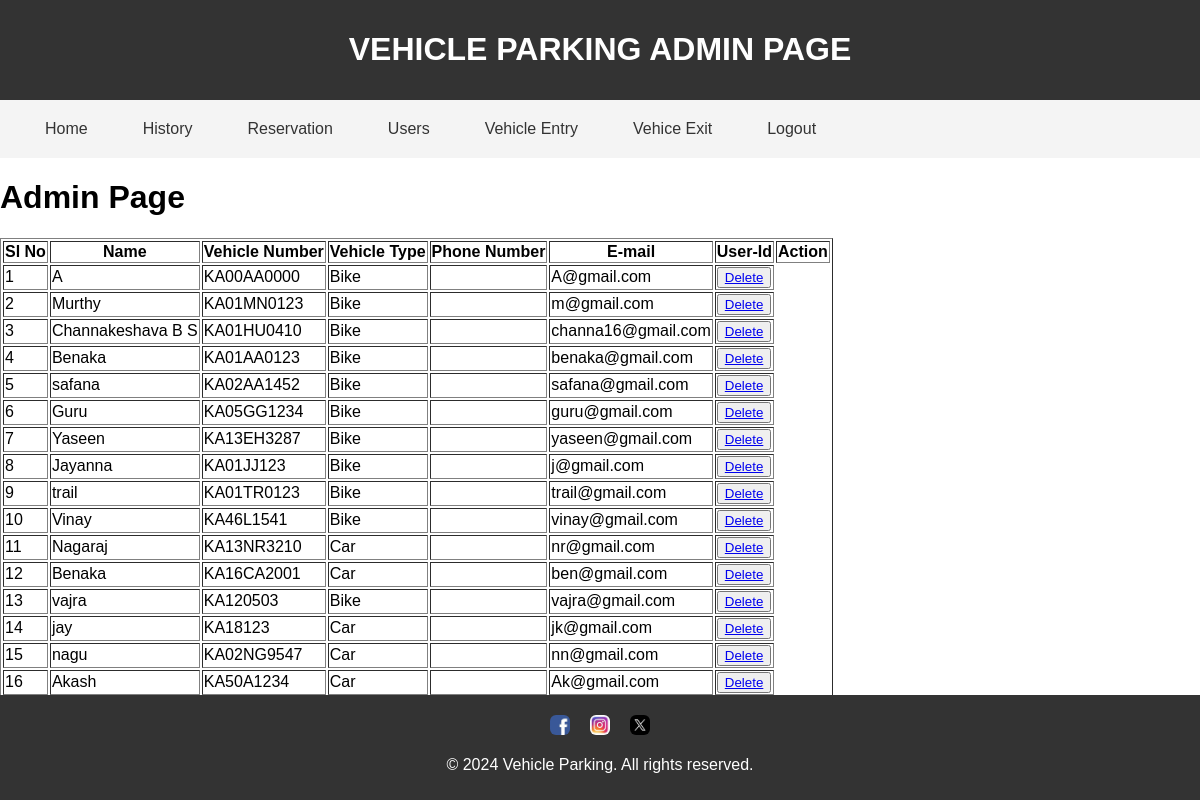
The page /Reserve.php on the database its author committed.
### tables this page shows
CREATE TABLE `basic` (
  `sl` bigint(20) UNSIGNED NOT NULL,
  `Name` varchar(20) NOT NULL,
  `VNo` varchar(10) NOT NULL,
  `VType` varchar(10) NOT NULL,
  `Email` varchar(40) NOT NULL,
  `Password` varchar(16) NOT NULL,
  `T_hrs` tinyint(1) DEFAULT 0,
  `Payment` tinyint(1) DEFAULT NULL,
  `OTP` int(4) DEFAULT NULL
);

### Reserve.php (the view, shortened to what this page needs)
<?php
include "DataBase.php";
$sql = "SELECT * FROM `basic`;";
$result = mysqli_query($conn, $sql);
?>
<!DOCTYPE html>
<html lang="en">
<head>
    <link rel="stylesheet" href="home.css">
</head>
<body>
    <header>
        <h1>VEHICLE PARKING ADMIN PAGE</h1>
    </header>
    <nav>
    <a href="/project2024-main/Admin.php">Home</a>
    <a href="/project2024-main/Table.php">History</a>
        <a href="/project2024-main/Reserve.php">Reservation</a>
        <a href="/project2024-main/User.php">Users</a>
        <a href="/project2024-main/Entry.php" target="_blank">Vehicle Entry</a>
        <a href="/project2024-main/Exit.php" target="_blank">Vehice Exit</a>
        <a href="/project2024-main/Logout.php">Logout</a>
    </nav>
       <h1>Admin Page</h1>
       <table border 1px white class="tbl">
            <th class="hd">Sl No</th>
            <th class="hd">Name</th>
            <th class="hd">Vehicle Number</th>
            <th class="hd">Vehicle Type</th>
            <th class="hd">Phone Number</th>
            <th class="hd">E-mail</th>
            <th class="hd">User-Id</th>
            <th class="hd">Action</th>
            <?php
            $i=1;
            while ($row = mysqli_fetch_assoc($result)) {
                echo ' <tr>
                <td class="td">' . $i . '</td>
                <td class="td">' . $row['Name'] . '</td>
                <td class="td">' . $row['VNo'] . '</td>
                <td class="td">' . $row['VType'] . '</td>
                <td class="td">' . $row['Ph_no'] . '</td>
                <td class="td">' . $row['Email'] . '</td>
                <td class="td">
                <button class="btn-delete"><a href="delete.php?deleteVNo=' . $row['VNo'] . '">Delete</a></button>
                </td>
                </tr>
                 ';
                 $i++;
            } ?>
        </table>
<footer>
    <div class="social-icons">
        <a href="https://www.facebook.com/yourpage"><img src="/fblogo.jpeg" alt="Facebook" class="socialic"></a>
        <a href="https://www.instagram.com/yourpage"><img src="/instalogo.jpeg" alt="Instagram" class="socialic"></a>
        <a href="https://twitter.com/yourpage"><img src="/xlogo.jpeg" alt="Twitter X" class="socialic"></a>
    </div>
    <p>&copy; 2024 Vehicle Parking. All rights reserved.</p>
</footer>
</body>
</html>

### home.css (style rules this page uses)
body { font-family: Arial, sans-serif; margin: 0; padding: 0; }
header { background: transparent; background-color: #333; color: #fff; padding: 10px 20px; text-align: center; }
nav { display: flex; background-color: #f4f4f4; padding: 10px; }
nav a { text-decoration: none; margin-left: 15px; color: #333; padding: 10px 20px; }
.hd { margin-top: -9px; }
footer { background-color: #333; color: #fff; text-align: center; padding: 10px 0; position: fixed; bottom: 0; width: 100%; }
.social-icons { display: flex; justify-content: center; margin-top: 10px; }
.social-icons a { margin: 0 10px; color: #fff; text-decoration: none; font-size: 20px; }
.socialic { height: 20px; width: 20px; border-radius: 30%; }

### rows shown on the page
basic: Name "A", VNo "KA00AA0000", VType "Bike", Email "A@gmail.com"
basic: Name "Murthy", VNo "KA01MN0123", VType "Bike", Email "m@gmail.com"
basic: Name "Channakeshava B S", VNo "KA01HU0410", VType "Bike", Email "channa16@gmail.com"
basic: Name "Benaka", VNo "KA01AA0123", VType "Bike", Email "benaka@gmail.com"
basic: Name "safana", VNo "KA02AA1452", VType "Bike", Email "safana@gmail.com"
basic: Name "Guru", VNo "KA05GG1234", VType "Bike", Email "guru@gmail.com"
basic: Name "Yaseen", VNo "KA13EH3287", VType "Bike", Email "yaseen@gmail.com"
basic: Name "Jayanna", VNo "KA01JJ123", VType "Bike", Email "j@gmail.com"
basic: Name "trail", VNo "KA01TR0123", VType "Bike", Email "trail@gmail.com"
basic: Name "Vinay", VNo "KA46L1541", VType "Bike", Email "vinay@gmail.com"
basic: Name "Nagaraj", VNo "KA13NR3210", VType "Car", Email "nr@gmail.com"
basic: Name "Benaka", VNo "KA16CA2001", VType "Car", Email "ben@gmail.com"
basic: Name "vajra", VNo "KA120503", VType "Bike", Email "vajra@gmail.com"
basic: Name "jay", VNo "KA18123", VType "Car", Email "jk@gmail.com"
basic: Name "nagu", VNo "KA02NG9547", VType "Car", Email "nn@gmail.com"
basic: Name "Akash", VNo "KA50A1234", VType "Car", Email "Ak@gmail.com"
